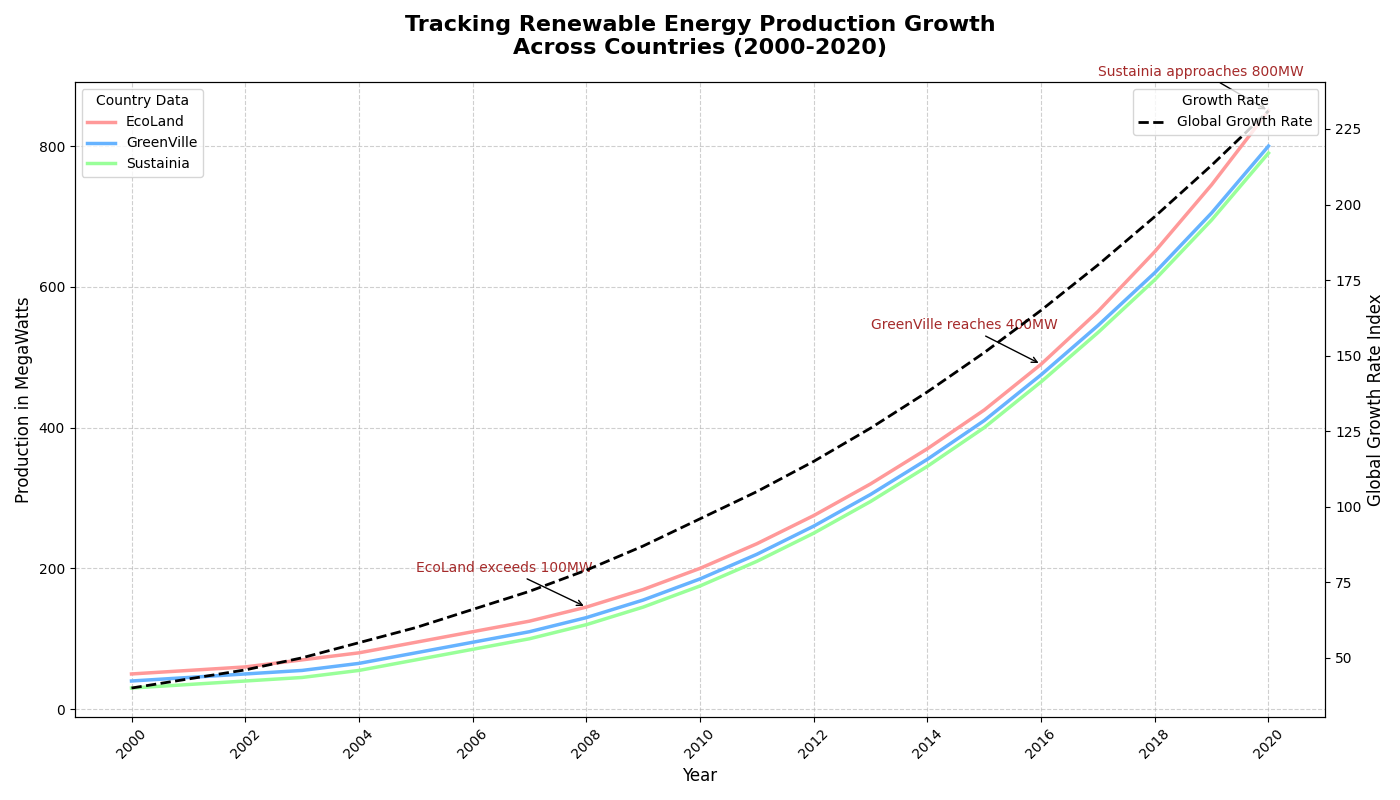

Write Python code to recreate this figure.
import matplotlib.pyplot as plt
import numpy as np

# Backstory: Tracking the Growth of Renewable Energy Production (in MegaWatts) Across Different Countries from 2000 to 2020

# Years from 2000 to 2020
years = np.arange(2000, 2021)

# Artificial data for renewable energy production (MegaWatts) for three countries
country_data = {
    'EcoLand': [50, 55, 60, 70, 80, 95, 110, 125, 145, 170, 200, 235, 275, 320, 370, 425, 490, 565, 650, 745, 850],
    'GreenVille': [40, 45, 50, 55, 65, 80, 95, 110, 130, 155, 185, 220, 260, 305, 355, 410, 475, 545, 620, 705, 800],
    'Sustainia': [30, 35, 40, 45, 55, 70, 85, 100, 120, 145, 175, 210, 250, 295, 345, 400, 465, 535, 610, 695, 790]
}

# Trend data for global renewable energy growth rate based on total production
global_growth_rate = np.array([40, 43, 46, 50, 55, 60, 66, 72, 79, 87, 96, 105, 115, 126, 138, 151, 165, 180, 196, 213, 231])

# Convert the dictionary to a list of values for plotting
values = list(country_data.values())

# Create the figure and axis objects
fig, ax1 = plt.subplots(figsize=(14, 8))

# Define colors for each country
colors = ['#ff9999', '#66b3ff', '#99ff99']

# Plot the line chart for each country's production
for country, color in zip(country_data.keys(), colors):
    ax1.plot(years, country_data[country], color=color, linewidth=2.5, label=country)

# Adding a secondary y-axis for the global growth rate
ax2 = ax1.twinx()
ax2.plot(years, global_growth_rate, color='black', linestyle='--', linewidth=2, label='Global Growth Rate')
 
# Set titles and labels
ax1.set_title("Tracking Renewable Energy Production Growth\nAcross Countries (2000-2020)", fontsize=16, fontweight='bold', pad=20)
ax1.set_xlabel('Year', fontsize=12)
ax1.set_ylabel('Production in MegaWatts', fontsize=12)
ax2.set_ylabel('Global Growth Rate Index', fontsize=12, color='black')

# Customize x-axis
ax1.set_xticks(np.arange(2000, 2021, 2))
ax1.set_xticklabels(np.arange(2000, 2021, 2), fontsize=10, rotation=45)

# Add legends
ax1.legend(loc='upper left', fontsize=10, title='Country Data')
ax2.legend(loc='upper right', fontsize=10, title='Growth Rate')

# Adding grid lines for readability
ax1.grid(True, linestyle='--', which='both', axis='both', alpha=0.6)

# Annotate significant milestones
milestones = {
    2008: 'EcoLand exceeds 100MW',
    2016: 'GreenVille reaches 400MW',
    2020: 'Sustainia approaches 800MW'
}

for year, text in milestones.items():
    ax1.annotate(text, 
                xy=(year, country_data['EcoLand'][year-2000]), 
                xytext=(year-3, country_data['EcoLand'][year-2000]+50),
                arrowprops=dict(facecolor='black', arrowstyle='->'),
                fontsize=10, color='brown')

# Auto-adjust layout
plt.tight_layout()

# Show the plot
plt.show()
